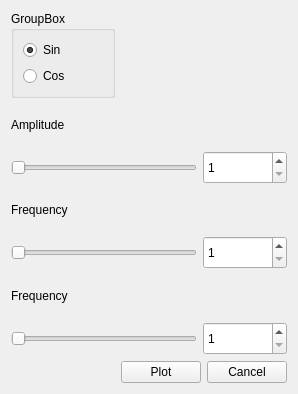
<?xml version="1.0" encoding="UTF-8"?>
<ui version="4.0">
 <class>NewSignalDialog</class>
 <widget class="QWidget" name="NewSignalDialog">
  <property name="geometry">
   <rect>
    <x>0</x>
    <y>0</y>
    <width>298</width>
    <height>394</height>
   </rect>
  </property>
  <property name="windowTitle">
   <string>Form</string>
  </property>
  <layout class="QGridLayout" name="gridLayout">
   <item row="0" column="0">
    <widget class="QGroupBox" name="groupBox">
     <property name="title">
      <string>GroupBox</string>
     </property>
     <layout class="QHBoxLayout" name="horizontalLayout_5">
      <item>
       <layout class="QVBoxLayout" name="verticalLayout_4">
        <item>
         <widget class="QRadioButton" name="radioButtonSin">
          <property name="text">
           <string>Sin</string>
          </property>
          <property name="checked">
           <bool>true</bool>
          </property>
         </widget>
        </item>
        <item>
         <widget class="QRadioButton" name="radioButtonCos">
          <property name="text">
           <string>Cos</string>
          </property>
         </widget>
        </item>
       </layout>
      </item>
     </layout>
    </widget>
   </item>
   <item row="3" column="0" colspan="2">
    <layout class="QVBoxLayout" name="verticalLayout_3">
     <item>
      <widget class="QLabel" name="PhaseLabel">
       <property name="text">
        <string>Frequency</string>
       </property>
      </widget>
     </item>
     <item>
      <layout class="QHBoxLayout" name="horizontalLayout_3">
       <item>
        <widget class="QSlider" name="horizontalSliderPhase">
         <property name="minimum">
          <number>1</number>
         </property>
         <property name="maximum">
          <number>10</number>
         </property>
         <property name="orientation">
          <enum>Qt::Horizontal</enum>
         </property>
        </widget>
       </item>
       <item>
        <widget class="QSpinBox" name="spinBoxPhase">
         <property name="minimumSize">
          <size>
           <width>84</width>
           <height>0</height>
          </size>
         </property>
         <property name="maximumSize">
          <size>
           <width>57</width>
           <height>33</height>
          </size>
         </property>
         <property name="minimum">
          <number>1</number>
         </property>
         <property name="maximum">
          <number>10</number>
         </property>
        </widget>
       </item>
      </layout>
     </item>
    </layout>
   </item>
   <item row="4" column="1">
    <layout class="QHBoxLayout" name="horizontalLayout_4">
     <item>
      <widget class="QPushButton" name="pushButtonPlot">
       <property name="text">
        <string>Plot</string>
       </property>
      </widget>
     </item>
     <item>
      <widget class="QPushButton" name="pushButtonCancel">
       <property name="text">
        <string>Cancel</string>
       </property>
      </widget>
     </item>
    </layout>
   </item>
   <item row="1" column="0" colspan="2">
    <layout class="QVBoxLayout" name="verticalLayout">
     <item>
      <widget class="QLabel" name="AmplitudeLabel">
       <property name="text">
        <string>Amplitude</string>
       </property>
      </widget>
     </item>
     <item>
      <layout class="QHBoxLayout" name="horizontalLayout">
       <item>
        <widget class="QSlider" name="horizontalSliderAmplitude">
         <property name="minimum">
          <number>1</number>
         </property>
         <property name="maximum">
          <number>10</number>
         </property>
         <property name="orientation">
          <enum>Qt::Horizontal</enum>
         </property>
        </widget>
       </item>
       <item>
        <widget class="QSpinBox" name="spinBoxAmplitude">
         <property name="minimumSize">
          <size>
           <width>84</width>
           <height>0</height>
          </size>
         </property>
         <property name="maximumSize">
          <size>
           <width>57</width>
           <height>33</height>
          </size>
         </property>
         <property name="minimum">
          <number>1</number>
         </property>
         <property name="maximum">
          <number>10</number>
         </property>
        </widget>
       </item>
      </layout>
     </item>
    </layout>
   </item>
   <item row="2" column="0" colspan="2">
    <layout class="QVBoxLayout" name="verticalLayout_2">
     <item>
      <widget class="QLabel" name="FrequencyLabel">
       <property name="text">
        <string>Frequency</string>
       </property>
      </widget>
     </item>
     <item>
      <layout class="QHBoxLayout" name="horizontalLayout_2">
       <item>
        <widget class="QSlider" name="horizontalSliderFrequency">
         <property name="minimum">
          <number>1</number>
         </property>
         <property name="maximum">
          <number>10</number>
         </property>
         <property name="orientation">
          <enum>Qt::Horizontal</enum>
         </property>
        </widget>
       </item>
       <item>
        <widget class="QSpinBox" name="spinBoxFrequency">
         <property name="minimumSize">
          <size>
           <width>84</width>
           <height>0</height>
          </size>
         </property>
         <property name="maximumSize">
          <size>
           <width>57</width>
           <height>33</height>
          </size>
         </property>
         <property name="minimum">
          <number>1</number>
         </property>
         <property name="maximum">
          <number>10</number>
         </property>
        </widget>
       </item>
      </layout>
     </item>
    </layout>
   </item>
   <item row="0" column="1">
    <spacer name="horizontalSpacer">
     <property name="orientation">
      <enum>Qt::Horizontal</enum>
     </property>
     <property name="sizeHint" stdset="0">
      <size>
       <width>40</width>
       <height>20</height>
      </size>
     </property>
    </spacer>
   </item>
   <item row="4" column="0">
    <spacer name="horizontalSpacer_2">
     <property name="orientation">
      <enum>Qt::Horizontal</enum>
     </property>
     <property name="sizeHint" stdset="0">
      <size>
       <width>40</width>
       <height>20</height>
      </size>
     </property>
    </spacer>
   </item>
  </layout>
 </widget>
 <resources/>
 <connections>
  <connection>
   <sender>horizontalSliderAmplitude</sender>
   <signal>valueChanged(int)</signal>
   <receiver>spinBoxAmplitude</receiver>
   <slot>setValue(int)</slot>
   <hints>
    <hint type="sourcelabel">
     <x>239</x>
     <y>175</y>
    </hint>
    <hint type="destinationlabel">
     <x>325</x>
     <y>178</y>
    </hint>
   </hints>
  </connection>
  <connection>
   <sender>spinBoxAmplitude</sender>
   <signal>valueChanged(int)</signal>
   <receiver>horizontalSliderAmplitude</receiver>
   <slot>setValue(int)</slot>
   <hints>
    <hint type="sourcelabel">
     <x>329</x>
     <y>168</y>
    </hint>
    <hint type="destinationlabel">
     <x>134</x>
     <y>170</y>
    </hint>
   </hints>
  </connection>
  <connection>
   <sender>horizontalSliderFrequency</sender>
   <signal>valueChanged(int)</signal>
   <receiver>spinBoxFrequency</receiver>
   <slot>setValue(int)</slot>
   <hints>
    <hint type="sourcelabel">
     <x>176</x>
     <y>251</y>
    </hint>
    <hint type="destinationlabel">
     <x>334</x>
     <y>254</y>
    </hint>
   </hints>
  </connection>
  <connection>
   <sender>spinBoxFrequency</sender>
   <signal>valueChanged(int)</signal>
   <receiver>horizontalSliderFrequency</receiver>
   <slot>setValue(int)</slot>
   <hints>
    <hint type="sourcelabel">
     <x>333</x>
     <y>261</y>
    </hint>
    <hint type="destinationlabel">
     <x>135</x>
     <y>258</y>
    </hint>
   </hints>
  </connection>
  <connection>
   <sender>horizontalSliderPhase</sender>
   <signal>valueChanged(int)</signal>
   <receiver>spinBoxPhase</receiver>
   <slot>setValue(int)</slot>
   <hints>
    <hint type="sourcelabel">
     <x>166</x>
     <y>334</y>
    </hint>
    <hint type="destinationlabel">
     <x>343</x>
     <y>335</y>
    </hint>
   </hints>
  </connection>
  <connection>
   <sender>spinBoxPhase</sender>
   <signal>valueChanged(int)</signal>
   <receiver>horizontalSliderPhase</receiver>
   <slot>setValue(int)</slot>
   <hints>
    <hint type="sourcelabel">
     <x>333</x>
     <y>337</y>
    </hint>
    <hint type="destinationlabel">
     <x>108</x>
     <y>340</y>
    </hint>
   </hints>
  </connection>
 </connections>
</ui>
